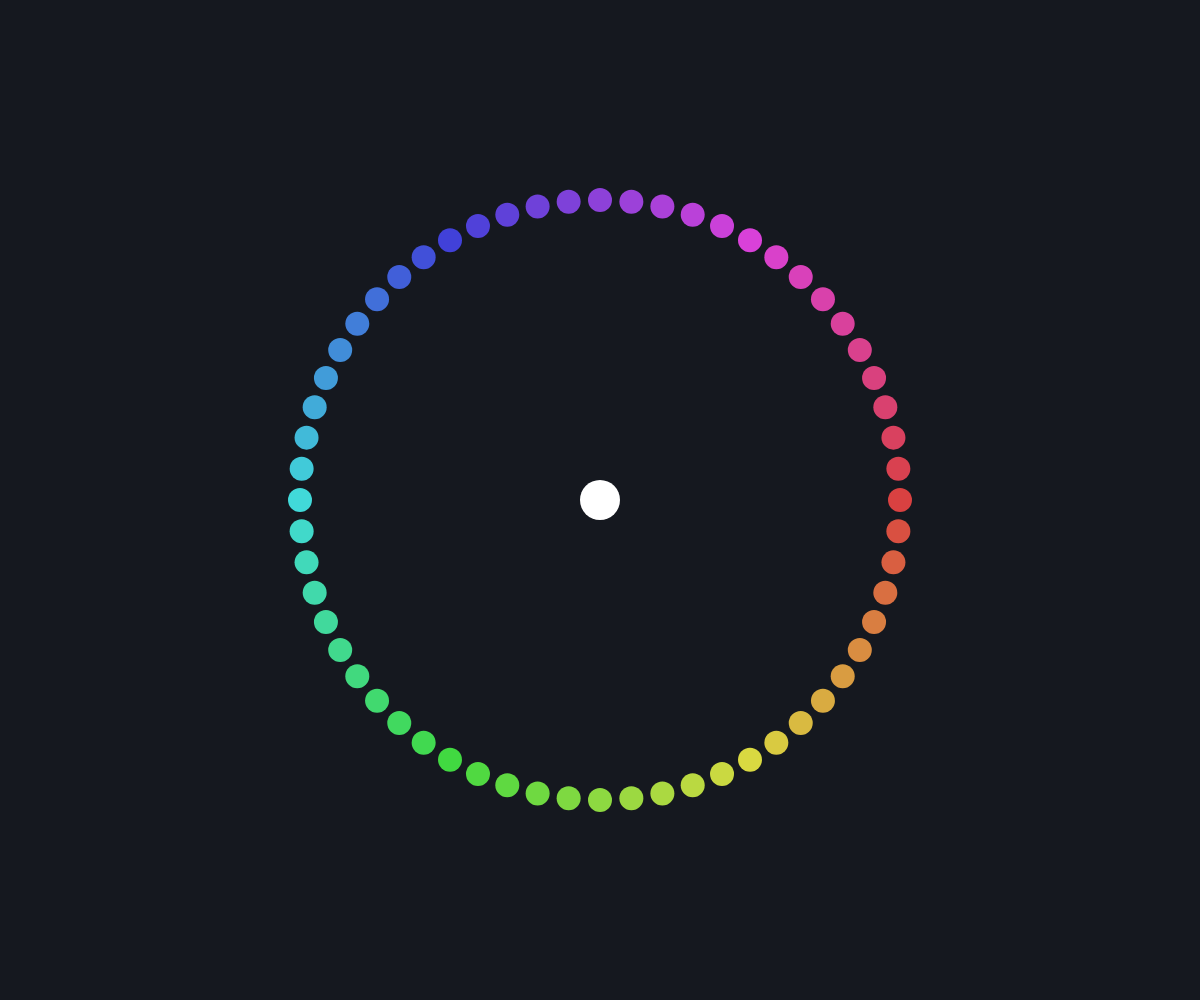
Frame 1 (no input)
Frame 2 (the mouse pressed at the canvas centre, redrawn once): identical to frame 1, image omitted

The p5.js sketch that drew this single still picture (run headless with seeded random() and noise() and a simulated clock; the mouse was pressed at the canvas centre and the sketch redrawn once):

// p5.js sketch
// ── sketch.js
// good-static-noloop — one composition, drawn once, then noLoop(). Deliberately
// still and correct: the gate must not read stillness as failure when the sketch
// declares itself static through p5's own API.

function setup() {
  createCanvas(windowWidth, windowHeight);
  randomSeed(1);
  noiseSeed(1);
  colorMode(HSB, 360, 100, 100);
  noStroke();
}

function draw() {
  background(220, 30, 12);

  let r = min(width, height) * 0.3;
  for (let i = 0; i < 60; i++) {
    let a = (TWO_PI * i) / 60;
    fill((i * 6) % 360, 70, 85);
    ellipse(width / 2 + cos(a) * r, height / 2 + sin(a) * r, 24, 24);
  }

  fill(0, 0, 100);
  ellipse(width / 2, height / 2, 40, 40);

  noLoop();
}

function windowResized() {
  resizeCanvas(windowWidth, windowHeight);
  redraw();
}
